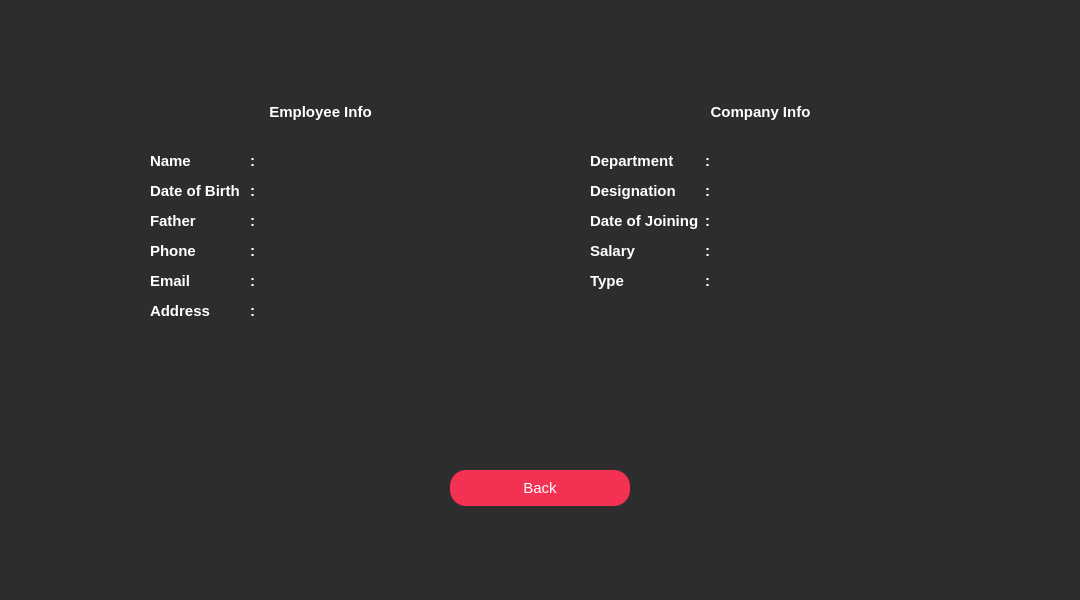
<?xml version="1.0" encoding="UTF-8"?>
<ui version="4.0">
 <class>EmployeeInfo</class>
 <widget class="QWidget" name="EmployeeInfo">
  <property name="geometry">
   <rect>
    <x>0</x>
    <y>0</y>
    <width>1080</width>
    <height>600</height>
   </rect>
  </property>
  <property name="windowTitle">
   <string>Form</string>
  </property>
  <property name="styleSheet">
   <string notr="true">#EmployeeInfo
{
	background:#2D2D2D;
}</string>
  </property>
  <widget class="QLabel" name="label_4">
   <property name="geometry">
    <rect>
     <x>120</x>
     <y>90</y>
     <width>400</width>
     <height>260</height>
    </rect>
   </property>
   <property name="styleSheet">
    <string notr="true">*{
border-radius:100px;
}
</string>
   </property>
   <property name="text">
    <string/>
   </property>
   <property name="pixmap">
    <pixmap>:/Images/personal_card.png</pixmap>
   </property>
   <property name="scaledContents">
    <bool>true</bool>
   </property>
  </widget>
  <widget class="QLabel" name="label_5">
   <property name="geometry">
    <rect>
     <x>560</x>
     <y>90</y>
     <width>400</width>
     <height>260</height>
    </rect>
   </property>
   <property name="styleSheet">
    <string notr="true"/>
   </property>
   <property name="text">
    <string/>
   </property>
   <property name="pixmap">
    <pixmap>:/Images/company_card.png</pixmap>
   </property>
   <property name="scaledContents">
    <bool>true</bool>
   </property>
  </widget>
  <widget class="QPushButton" name="pushButton">
   <property name="geometry">
    <rect>
     <x>450</x>
     <y>470</y>
     <width>180</width>
     <height>36</height>
    </rect>
   </property>
   <property name="font">
    <font>
     <pointsize>11</pointsize>
    </font>
   </property>
   <property name="styleSheet">
    <string notr="true">#pushButton
{
	border:none;
	background:#F33253;
	color:white;
	border-radius:16px;
}

#pushButton:hover
{
	border:2px solid #F33253;
	background:#2D2D2D;
	color:#F33253;
	border-radius:16px;
}</string>
   </property>
   <property name="text">
    <string>Back</string>
   </property>
  </widget>
  <widget class="QLabel" name="label_8">
   <property name="geometry">
    <rect>
     <x>130</x>
     <y>92</y>
     <width>381</width>
     <height>40</height>
    </rect>
   </property>
   <property name="font">
    <font>
     <pointsize>11</pointsize>
     <bold>true</bold>
    </font>
   </property>
   <property name="styleSheet">
    <string notr="true">#label_8
{
	color:white;
}</string>
   </property>
   <property name="text">
    <string>&lt;html&gt;&lt;head/&gt;&lt;body&gt;&lt;p align=&quot;center&quot;&gt;Employee Info&lt;/p&gt;&lt;/body&gt;&lt;/html&gt;</string>
   </property>
  </widget>
  <widget class="QLabel" name="label_9">
   <property name="geometry">
    <rect>
     <x>570</x>
     <y>92</y>
     <width>381</width>
     <height>40</height>
    </rect>
   </property>
   <property name="font">
    <font>
     <pointsize>11</pointsize>
     <bold>true</bold>
    </font>
   </property>
   <property name="styleSheet">
    <string notr="true">#label_9
{
	color:white;
}</string>
   </property>
   <property name="text">
    <string>&lt;html&gt;&lt;head/&gt;&lt;body&gt;&lt;p align=&quot;center&quot;&gt;Company Info&lt;/p&gt;&lt;/body&gt;&lt;/html&gt;</string>
   </property>
  </widget>
  <widget class="QLabel" name="wr">
   <property name="geometry">
    <rect>
     <x>150</x>
     <y>150</y>
     <width>91</width>
     <height>21</height>
    </rect>
   </property>
   <property name="font">
    <font>
     <pointsize>11</pointsize>
     <bold>true</bold>
    </font>
   </property>
   <property name="styleSheet">
    <string notr="true">color:white;</string>
   </property>
   <property name="text">
    <string>Name</string>
   </property>
  </widget>
  <widget class="QLabel" name="eeqwe">
   <property name="geometry">
    <rect>
     <x>150</x>
     <y>180</y>
     <width>101</width>
     <height>21</height>
    </rect>
   </property>
   <property name="font">
    <font>
     <pointsize>11</pointsize>
     <bold>true</bold>
    </font>
   </property>
   <property name="styleSheet">
    <string notr="true">color:white;</string>
   </property>
   <property name="text">
    <string>Date of Birth </string>
   </property>
  </widget>
  <widget class="QLabel" name="ewr">
   <property name="geometry">
    <rect>
     <x>150</x>
     <y>210</y>
     <width>91</width>
     <height>21</height>
    </rect>
   </property>
   <property name="font">
    <font>
     <pointsize>11</pointsize>
     <bold>true</bold>
    </font>
   </property>
   <property name="styleSheet">
    <string notr="true">color:white;</string>
   </property>
   <property name="text">
    <string>Father </string>
   </property>
  </widget>
  <widget class="QLabel" name="Phone">
   <property name="geometry">
    <rect>
     <x>150</x>
     <y>240</y>
     <width>91</width>
     <height>21</height>
    </rect>
   </property>
   <property name="font">
    <font>
     <pointsize>11</pointsize>
     <bold>true</bold>
    </font>
   </property>
   <property name="styleSheet">
    <string notr="true">color:white;</string>
   </property>
   <property name="text">
    <string>Phone </string>
   </property>
  </widget>
  <widget class="QLabel" name="ebfghf">
   <property name="geometry">
    <rect>
     <x>150</x>
     <y>270</y>
     <width>91</width>
     <height>21</height>
    </rect>
   </property>
   <property name="font">
    <font>
     <pointsize>11</pointsize>
     <bold>true</bold>
    </font>
   </property>
   <property name="styleSheet">
    <string notr="true">color:white;</string>
   </property>
   <property name="text">
    <string>Email </string>
   </property>
  </widget>
  <widget class="QLabel" name="werewr">
   <property name="geometry">
    <rect>
     <x>150</x>
     <y>300</y>
     <width>91</width>
     <height>21</height>
    </rect>
   </property>
   <property name="font">
    <font>
     <pointsize>11</pointsize>
     <bold>true</bold>
    </font>
   </property>
   <property name="styleSheet">
    <string notr="true">color:white;</string>
   </property>
   <property name="text">
    <string>Address</string>
   </property>
  </widget>
  <widget class="QLabel" name="showEmpName_2">
   <property name="geometry">
    <rect>
     <x>590</x>
     <y>150</y>
     <width>95</width>
     <height>21</height>
    </rect>
   </property>
   <property name="font">
    <font>
     <pointsize>11</pointsize>
     <bold>true</bold>
    </font>
   </property>
   <property name="styleSheet">
    <string notr="true">color:white;</string>
   </property>
   <property name="text">
    <string>Department</string>
   </property>
  </widget>
  <widget class="QLabel" name="showEmpFather_2">
   <property name="geometry">
    <rect>
     <x>590</x>
     <y>210</y>
     <width>111</width>
     <height>21</height>
    </rect>
   </property>
   <property name="font">
    <font>
     <pointsize>11</pointsize>
     <bold>true</bold>
    </font>
   </property>
   <property name="styleSheet">
    <string notr="true">color:white;</string>
   </property>
   <property name="text">
    <string>Date of Joining</string>
   </property>
  </widget>
  <widget class="QLabel" name="showEmpGender_2">
   <property name="geometry">
    <rect>
     <x>590</x>
     <y>180</y>
     <width>95</width>
     <height>21</height>
    </rect>
   </property>
   <property name="font">
    <font>
     <pointsize>11</pointsize>
     <bold>true</bold>
    </font>
   </property>
   <property name="styleSheet">
    <string notr="true">color:white;</string>
   </property>
   <property name="text">
    <string>Designation</string>
   </property>
  </widget>
  <widget class="QLabel" name="showEmpEmail_2">
   <property name="geometry">
    <rect>
     <x>590</x>
     <y>270</y>
     <width>95</width>
     <height>21</height>
    </rect>
   </property>
   <property name="font">
    <font>
     <pointsize>11</pointsize>
     <bold>true</bold>
    </font>
   </property>
   <property name="styleSheet">
    <string notr="true">color:white;</string>
   </property>
   <property name="text">
    <string>Type</string>
   </property>
  </widget>
  <widget class="QLabel" name="showEmpPhone_2">
   <property name="geometry">
    <rect>
     <x>590</x>
     <y>240</y>
     <width>95</width>
     <height>21</height>
    </rect>
   </property>
   <property name="font">
    <font>
     <pointsize>11</pointsize>
     <bold>true</bold>
    </font>
   </property>
   <property name="styleSheet">
    <string notr="true">color:white;</string>
   </property>
   <property name="text">
    <string>Salary</string>
   </property>
  </widget>
  <widget class="QLabel" name="showEmpName_3">
   <property name="geometry">
    <rect>
     <x>250</x>
     <y>150</y>
     <width>16</width>
     <height>21</height>
    </rect>
   </property>
   <property name="font">
    <font>
     <pointsize>11</pointsize>
     <bold>true</bold>
    </font>
   </property>
   <property name="styleSheet">
    <string notr="true">color:white;</string>
   </property>
   <property name="text">
    <string>:</string>
   </property>
  </widget>
  <widget class="QLabel" name="showEmpName_4">
   <property name="geometry">
    <rect>
     <x>250</x>
     <y>180</y>
     <width>16</width>
     <height>21</height>
    </rect>
   </property>
   <property name="font">
    <font>
     <pointsize>11</pointsize>
     <bold>true</bold>
    </font>
   </property>
   <property name="styleSheet">
    <string notr="true">color:white;</string>
   </property>
   <property name="text">
    <string>:</string>
   </property>
  </widget>
  <widget class="QLabel" name="showEmpName_5">
   <property name="geometry">
    <rect>
     <x>250</x>
     <y>210</y>
     <width>16</width>
     <height>21</height>
    </rect>
   </property>
   <property name="font">
    <font>
     <pointsize>11</pointsize>
     <bold>true</bold>
    </font>
   </property>
   <property name="styleSheet">
    <string notr="true">color:white;</string>
   </property>
   <property name="text">
    <string>:</string>
   </property>
  </widget>
  <widget class="QLabel" name="showEmpName_6">
   <property name="geometry">
    <rect>
     <x>250</x>
     <y>240</y>
     <width>16</width>
     <height>21</height>
    </rect>
   </property>
   <property name="font">
    <font>
     <pointsize>11</pointsize>
     <bold>true</bold>
    </font>
   </property>
   <property name="styleSheet">
    <string notr="true">color:white;</string>
   </property>
   <property name="text">
    <string>:</string>
   </property>
  </widget>
  <widget class="QLabel" name="showEmpName_7">
   <property name="geometry">
    <rect>
     <x>250</x>
     <y>270</y>
     <width>16</width>
     <height>21</height>
    </rect>
   </property>
   <property name="font">
    <font>
     <pointsize>11</pointsize>
     <bold>true</bold>
    </font>
   </property>
   <property name="styleSheet">
    <string notr="true">color:white;</string>
   </property>
   <property name="text">
    <string>:</string>
   </property>
  </widget>
  <widget class="QLabel" name="showEmpName_8">
   <property name="geometry">
    <rect>
     <x>250</x>
     <y>300</y>
     <width>16</width>
     <height>21</height>
    </rect>
   </property>
   <property name="font">
    <font>
     <pointsize>11</pointsize>
     <bold>true</bold>
    </font>
   </property>
   <property name="styleSheet">
    <string notr="true">color:white;</string>
   </property>
   <property name="text">
    <string>:</string>
   </property>
  </widget>
  <widget class="QLabel" name="showEmpName">
   <property name="geometry">
    <rect>
     <x>260</x>
     <y>151</y>
     <width>231</width>
     <height>21</height>
    </rect>
   </property>
   <property name="font">
    <font>
     <pointsize>11</pointsize>
    </font>
   </property>
   <property name="styleSheet">
    <string notr="true">color:white;</string>
   </property>
   <property name="text">
    <string/>
   </property>
  </widget>
  <widget class="QLabel" name="showEmpDOB">
   <property name="geometry">
    <rect>
     <x>260</x>
     <y>181</y>
     <width>231</width>
     <height>21</height>
    </rect>
   </property>
   <property name="font">
    <font>
     <pointsize>11</pointsize>
    </font>
   </property>
   <property name="styleSheet">
    <string notr="true">color:white;</string>
   </property>
   <property name="text">
    <string/>
   </property>
  </widget>
  <widget class="QLabel" name="showEmpFather">
   <property name="geometry">
    <rect>
     <x>260</x>
     <y>211</y>
     <width>231</width>
     <height>21</height>
    </rect>
   </property>
   <property name="font">
    <font>
     <pointsize>11</pointsize>
    </font>
   </property>
   <property name="styleSheet">
    <string notr="true">color:white;</string>
   </property>
   <property name="text">
    <string/>
   </property>
  </widget>
  <widget class="QLabel" name="showEmpPhone">
   <property name="geometry">
    <rect>
     <x>260</x>
     <y>241</y>
     <width>231</width>
     <height>21</height>
    </rect>
   </property>
   <property name="font">
    <font>
     <pointsize>11</pointsize>
    </font>
   </property>
   <property name="styleSheet">
    <string notr="true">color:white;</string>
   </property>
   <property name="text">
    <string/>
   </property>
  </widget>
  <widget class="QLabel" name="showEmpEmail">
   <property name="geometry">
    <rect>
     <x>260</x>
     <y>271</y>
     <width>231</width>
     <height>21</height>
    </rect>
   </property>
   <property name="font">
    <font>
     <pointsize>11</pointsize>
    </font>
   </property>
   <property name="styleSheet">
    <string notr="true">color:white;
border-radius:16px;</string>
   </property>
   <property name="text">
    <string/>
   </property>
  </widget>
  <widget class="QLabel" name="showEmpAddress">
   <property name="geometry">
    <rect>
     <x>260</x>
     <y>301</y>
     <width>231</width>
     <height>21</height>
    </rect>
   </property>
   <property name="font">
    <font>
     <pointsize>11</pointsize>
    </font>
   </property>
   <property name="styleSheet">
    <string notr="true">color:white;</string>
   </property>
   <property name="text">
    <string/>
   </property>
  </widget>
  <widget class="QLabel" name="showEmpName_15">
   <property name="geometry">
    <rect>
     <x>705</x>
     <y>150</y>
     <width>16</width>
     <height>21</height>
    </rect>
   </property>
   <property name="font">
    <font>
     <pointsize>11</pointsize>
     <bold>true</bold>
    </font>
   </property>
   <property name="styleSheet">
    <string notr="true">color:white;</string>
   </property>
   <property name="text">
    <string>:</string>
   </property>
  </widget>
  <widget class="QLabel" name="showEmpName_16">
   <property name="geometry">
    <rect>
     <x>705</x>
     <y>180</y>
     <width>16</width>
     <height>21</height>
    </rect>
   </property>
   <property name="font">
    <font>
     <pointsize>11</pointsize>
     <bold>true</bold>
    </font>
   </property>
   <property name="styleSheet">
    <string notr="true">color:white;</string>
   </property>
   <property name="text">
    <string>:</string>
   </property>
  </widget>
  <widget class="QLabel" name="showEmpName_17">
   <property name="geometry">
    <rect>
     <x>705</x>
     <y>210</y>
     <width>16</width>
     <height>21</height>
    </rect>
   </property>
   <property name="font">
    <font>
     <pointsize>11</pointsize>
     <bold>true</bold>
    </font>
   </property>
   <property name="styleSheet">
    <string notr="true">color:white;</string>
   </property>
   <property name="text">
    <string>:</string>
   </property>
  </widget>
  <widget class="QLabel" name="showEmpName_18">
   <property name="geometry">
    <rect>
     <x>705</x>
     <y>240</y>
     <width>16</width>
     <height>21</height>
    </rect>
   </property>
   <property name="font">
    <font>
     <pointsize>11</pointsize>
     <bold>true</bold>
    </font>
   </property>
   <property name="styleSheet">
    <string notr="true">color:white;</string>
   </property>
   <property name="text">
    <string>:</string>
   </property>
  </widget>
  <widget class="QLabel" name="showEmpName_19">
   <property name="geometry">
    <rect>
     <x>705</x>
     <y>270</y>
     <width>16</width>
     <height>21</height>
    </rect>
   </property>
   <property name="font">
    <font>
     <pointsize>11</pointsize>
     <bold>true</bold>
    </font>
   </property>
   <property name="styleSheet">
    <string notr="true">color:white;</string>
   </property>
   <property name="text">
    <string>:</string>
   </property>
  </widget>
  <widget class="QLabel" name="dept">
   <property name="geometry">
    <rect>
     <x>719</x>
     <y>151</y>
     <width>211</width>
     <height>21</height>
    </rect>
   </property>
   <property name="font">
    <font>
     <pointsize>11</pointsize>
    </font>
   </property>
   <property name="styleSheet">
    <string notr="true">color:white;</string>
   </property>
   <property name="text">
    <string/>
   </property>
  </widget>
  <widget class="QLabel" name="design">
   <property name="geometry">
    <rect>
     <x>719</x>
     <y>181</y>
     <width>211</width>
     <height>21</height>
    </rect>
   </property>
   <property name="font">
    <font>
     <pointsize>11</pointsize>
    </font>
   </property>
   <property name="styleSheet">
    <string notr="true">color:white;</string>
   </property>
   <property name="text">
    <string/>
   </property>
  </widget>
  <widget class="QLabel" name="doj">
   <property name="geometry">
    <rect>
     <x>719</x>
     <y>211</y>
     <width>211</width>
     <height>21</height>
    </rect>
   </property>
   <property name="font">
    <font>
     <pointsize>11</pointsize>
    </font>
   </property>
   <property name="styleSheet">
    <string notr="true">color:white;</string>
   </property>
   <property name="text">
    <string/>
   </property>
  </widget>
  <widget class="QLabel" name="salary">
   <property name="geometry">
    <rect>
     <x>719</x>
     <y>241</y>
     <width>211</width>
     <height>21</height>
    </rect>
   </property>
   <property name="font">
    <font>
     <pointsize>11</pointsize>
    </font>
   </property>
   <property name="styleSheet">
    <string notr="true">color:white;</string>
   </property>
   <property name="text">
    <string/>
   </property>
  </widget>
  <widget class="QLabel" name="type">
   <property name="geometry">
    <rect>
     <x>719</x>
     <y>271</y>
     <width>211</width>
     <height>21</height>
    </rect>
   </property>
   <property name="font">
    <font>
     <pointsize>11</pointsize>
    </font>
   </property>
   <property name="styleSheet">
    <string notr="true">color:white;
border-radius:100px;</string>
   </property>
   <property name="text">
    <string/>
   </property>
  </widget>
 </widget>
 <resources>
  <include location="../recources/resources.qrc"/>
  <include location="resources.qrc"/>
 </resources>
 <connections/>
</ui>
